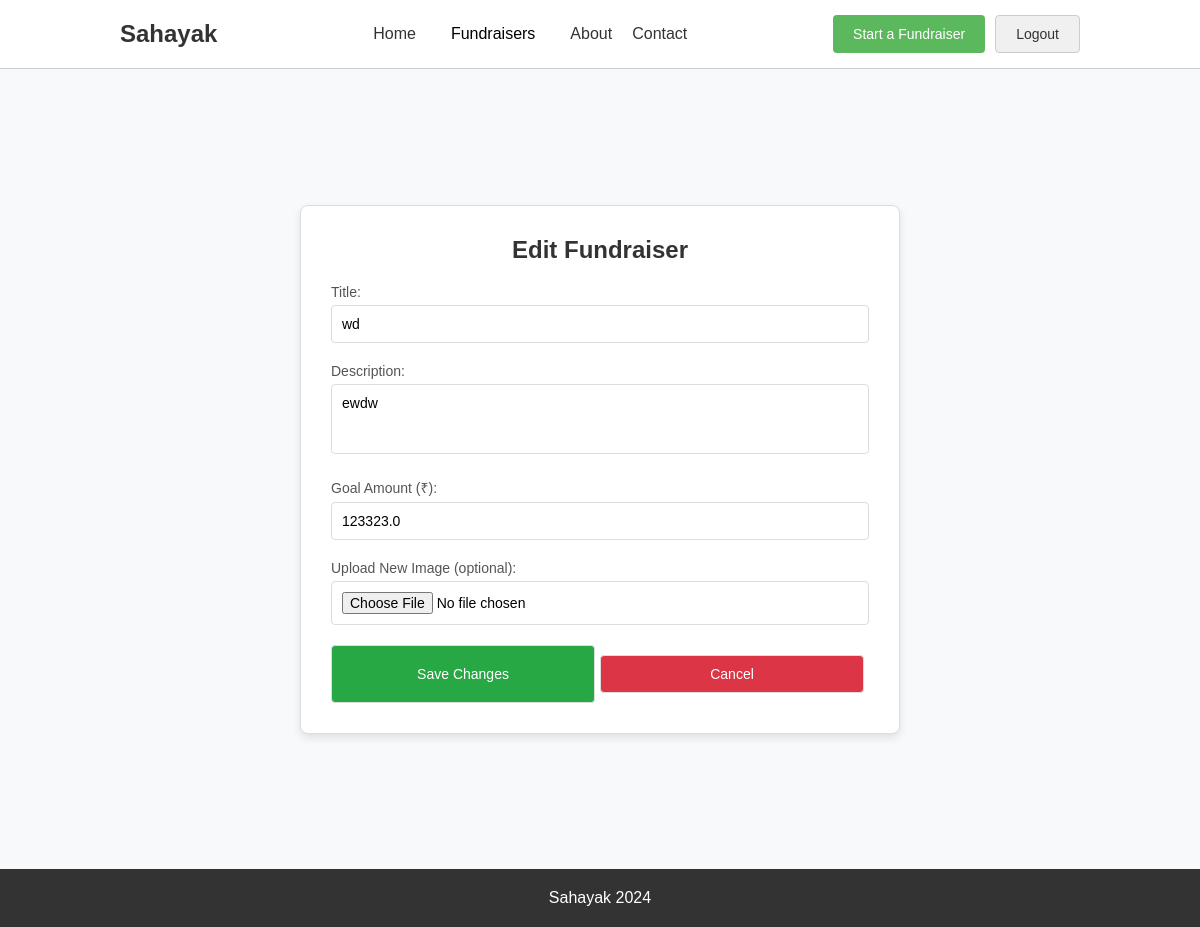
Screenshot of /edit-fundraiser/9 (signed in) with the database file from the repository.
### app.py (models this page shows, shortened)
class Fundraiser(db.Model):
    id = db.Column(db.Integer, primary_key=True)
    title = db.Column(db.String(200), nullable=False)
    description = db.Column(db.Text, nullable=False)
    goal = db.Column(db.Float, nullable=False)
    total_donated = db.Column(db.Float, default=0.0)
    timestamp = db.Column(db.DateTime, default=datetime.utcnow)
    image_filename = db.Column(db.String(200), nullable=True)
    category = db.Column(db.String(100), nullable=False)
    user_id = db.Column(db.Integer, db.ForeignKey('user.id'), nullable=False)  # Foreign key to User
    flag = db.Column(db.String(10), default='active')  # 'active', 'finished', 'deleted'
    user = db.relationship('User', backref=db.backref('fundraisers', lazy=True))

### app.py (the view, shortened to what this page needs)
@app.route('/edit-fundraiser/<int:fundraiser_id>', methods=['GET', 'POST'])
@login_required
def edit_fundraiser(fundraiser_id):
    fundraiser = Fundraiser.query.get_or_404(fundraiser_id)
    if fundraiser.user_id != session.get('user_id'):
        flash("You are not authorized to edit this fundraiser.", "danger")
        return redirect(url_for('my_fundraisers'))
    return render_template('edit_fundraiser.html', fundraiser=fundraiser)

### app.py (called while the page is built)
def login_required(f):
    @wraps(f)
    def decorated_function(*args, **kwargs):
        if 'user_id' not in session:
            flash("You need to log in first.", "warning")
            return redirect(url_for('login'))  # Redirect to the login page if not logged in
        return f(*args, **kwargs)
    return decorated_function

### templates/edit_fundraiser.html (shortened to what this page needs)
{% extends "base.html" %}
{% block content %}
<section class="edit-fundraiser-section">
    <div class="edit-fundraiser-box">
        <h2>Edit Fundraiser</h2>
        <form action="{{ url_for('edit_fundraiser', fundraiser_id=fundraiser.id) }}" method="POST" enctype="multipart/form-data" class="edit-fundraiser-form">
            <div class="form-group">
                <label for="title">Title:</label>
                <input type="text" id="title" name="title" value="{{ fundraiser.title }}" required>
            </div>
            <div class="form-group">
                <label for="description">Description:</label>
                <textarea id="description" name="description" rows="3" required>{{ fundraiser.description }}</textarea>
            </div>
            <div class="form-group">
                <label for="goal">Goal Amount (₹):</label>
                <input type="number" id="goal" name="goal" value="{{ fundraiser.goal }}" required>
            </div>
            <div class="form-group">
                <label for="image">Upload New Image (optional):</label>
                <input type="file" id="image" name="image">
            </div>
            <div class="form-actions">
                <button type="submit" class="save-btn">Save Changes</button>
                <button type="button" class="cancel-btn" onclick="window.location.href='{{ url_for('my_fundraisers') }}'">Cancel</button>
            </div>
        </form>
    </div>
</section>
{% endblock %}

### static/style.css (style rules this page uses)
* { margin: 0; padding: 0; box-sizing: border-box; font-family: Arial, sans-serif; }
.donate-btn, .cancel-btn { padding: 12px 20px; border-radius: 4px; cursor: pointer; font-size: 16px; margin: 10px 5px; }
.cancel-btn { background-color: #f0f0f0; color: #333; border: 1px solid #ccc; }

### templates/edit_fundraiser.html (style rules this page uses)
.edit-fundraiser-section { display: flex; justify-content: center; align-items: center; min-height: 100vh; background-color: #f8f9fa; padding: 20px; }
.edit-fundraiser-box { background-color: white; padding: 30px; border: 1px solid #ddd; border-radius: 8px; box-shadow: 0 4px 8px rgba(0, 0, 0, 0.1); max-width: 600px; width: 100%; }
.edit-fundraiser-box h2 { text-align: center; margin-bottom: 20px; color: #333; }
.edit-fundraiser-form .form-group { margin-bottom: 20px; }
.edit-fundraiser-form label { display: block; font-size: 14px; margin-bottom: 5px; color: #555; }
.edit-fundraiser-form input, .edit-fundraiser-form textarea, .edit-fundraiser-form button { width: 100%; padding: 10px; font-size: 14px; border: 1px solid #ddd; border-radius: 4px; }
.edit-fundraiser-form textarea { resize: none; }
.form-actions { display: flex; justify-content: space-between; }
.save-btn { background-color: #28a745; color: white; border: none; cursor: pointer; }
.cancel-btn { background-color: #dc3545; color: white; border: none; cursor: pointer; }

### rows the page displays
Fundraiser: title "wd", description "ewdw", goal "123323.0"
